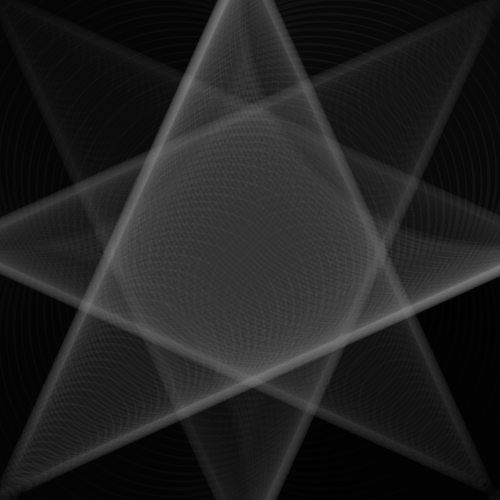
Frame 1 (no input)
Frame 60 (the mouse pressed at the canvas centre just before this capture): identical to frame 1, image omitted
Frame 120 (the mouse held since frame 60 and released just before this capture): identical to frame 1, image omitted

The Processing sketch that drew this single still picture (run headless with seeded random() and noise(); from frame 60 on, the mouse is pressed at the canvas centre):

// Processing sketch: processing_31827
// ── processing_31827.pde

int yo;
int bro;
int ho;
int low;
int blow = 0;
int go = 8;
int bro_yo_change = 5;
 
void setup(){
  size (500, 500);
  background (0, 0, 0);
   
   
        fill(0,0,0,blow);
        strokeWeight(10);
        stroke(50,50,50,go);
                 
        yo = 0;
        bro = 10;
        while(yo < 500){
        ellipse(yo,yo,bro,bro);
        bro = bro + bro_yo_change;
        yo = yo + bro_yo_change;
        }
         
                    fill(0,0,0,blow); 
              stroke(250,250,250,go);      
         
                    yo = 0;
                    bro = 10;
                    ho = 10;
                    low = 500;
                    while(yo < 500){
                    ellipse(yo,low,bro,ho);
                    bro = bro + bro_yo_change;
                    yo = yo + bro_yo_change;
                    ho = ho - bro_yo_change;
                    low = low - bro_yo_change;
                    }
             
             
            fill(0,0,0,blow);
         stroke(175,175,175,go);
         
            yo = 500;
            bro = 10;
            while(yo > 0){
            ellipse(yo, yo, bro, bro);
            bro = bro - bro_yo_change;
            yo = yo - bro_yo_change;
            }      
           
                                         
                     
                     
                           fill(0,0,0,blow);       
         stroke(125,125,125,go);
         
                            yo = 500;
                            bro = 10;
                            ho = 10;
                            low = 0;
                            while(yo > 0){
                            ellipse(yo,low,bro,ho);
                            bro = bro - bro_yo_change;
                            yo = yo - bro_yo_change;
                            ho = ho + bro_yo_change;
                            low = low + bro_yo_change;                   
                            }
                        
}
 
void draw(){
    
      
   
   
}
